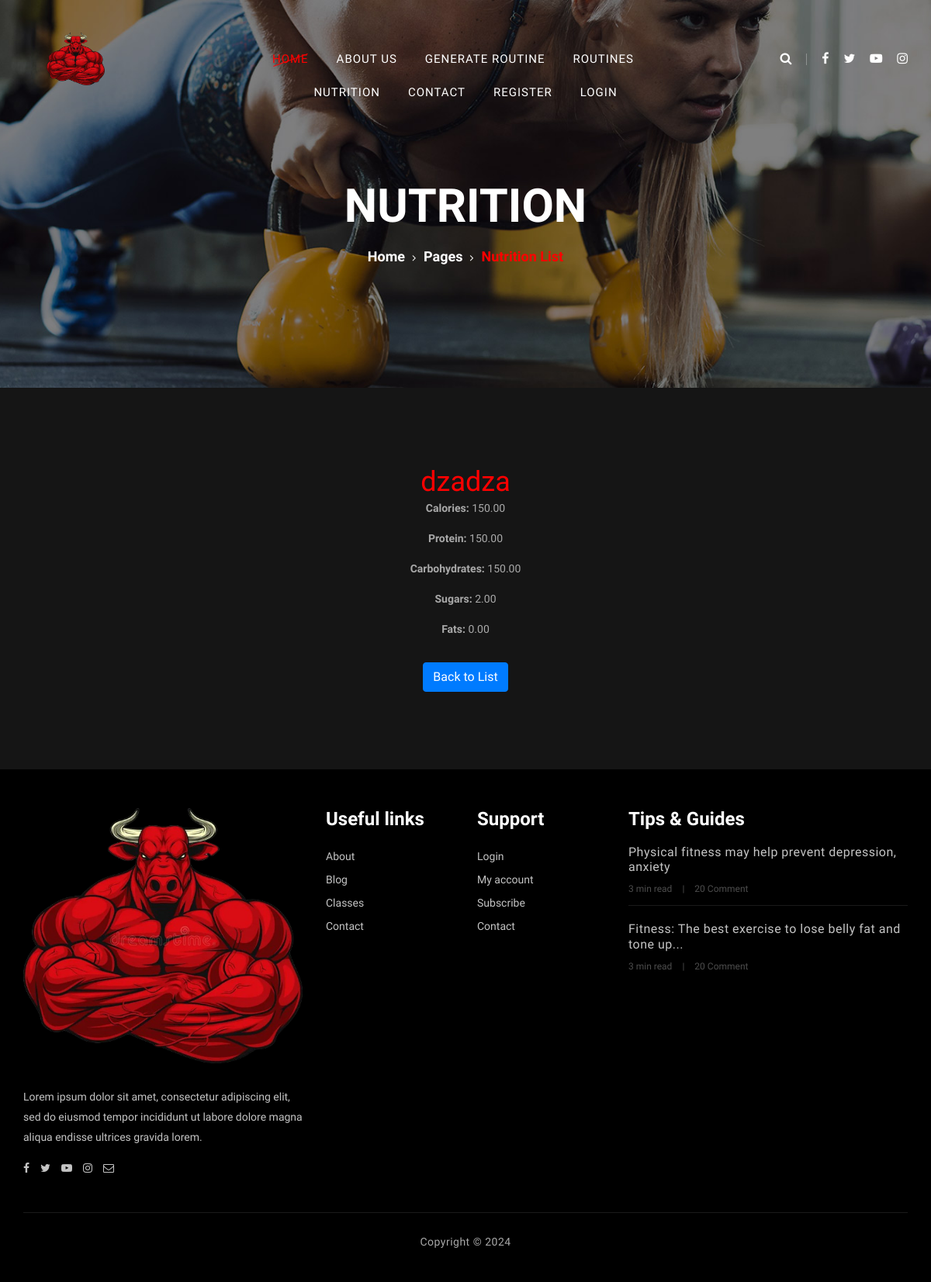
The page /nutrition/nutrition/1/ on the database its author committed.
### nutrition/models.py (models this page shows, shortened)
class Nutrition(models.Model):
    name = models.CharField(max_length=100)  # Example field
    calories = models.DecimalField(max_digits=10, decimal_places=2)
    protein = models.DecimalField(max_digits=5, decimal_places=2)
    carbohydrates = models.DecimalField(max_digits=5, decimal_places=2)
    sugars = models.DecimalField(max_digits=5, decimal_places=2)
    fats = models.DecimalField(max_digits=5, decimal_places=2)
    created_at = models.DateTimeField(auto_now_add=False)
    updated_at = models.DateTimeField(auto_now=True)
    user = models.CharField(max_length=100,null=True)

### nutrition/views.py (the view)
# urls.py: path('nutrition/<int:pk>/', views.nutrition_detail, name='nutrition_detail'),
def nutrition_detail(request, pk):
    item = get_object_or_404(Nutrition, pk=pk)
    return render(request, 'nutrition/nutrition_detail.html', {'item': item})

### templates/nutrition/nutrition_detail.html (shortened to what this page needs)
{% extends 'layout.html' %}
{% load static %}
{% block content %}
<section class="breadcrumb-section set-bg" data-setbg="{% static 'img/banner-bg.jpg' %}">
    <div class="container">
        <div class="row">
            <div class="col-lg-12 text-center">
                <div class="breadcrumb-text">
                    <h2>Nutrition</h2>
                    <div class="bt-option">
                        <a href="./index.html">Home</a>
                        <a href="#">Pages</a>
                        <span>Nutrition List</span>
                    </div>
                </div>
            </div>
        </div>
    </div>
</section>
<section class="contact-section spad d-flex justify-content-center align-items-center">
    <div class="text-center" style="max-width: 500px;">
        <h2 style="color: red;">{{ item.name }}</h2>
        <p><strong>Calories:</strong> {{ item.calories }}</p>
        <p><strong>Protein:</strong> {{ item.protein }}</p>
        <p><strong>Carbohydrates:</strong> {{ item.carbohydrates }}</p>
        <p><strong>Sugars:</strong> {{ item.sugars }}</p>
        <p><strong>Fats:</strong> {{ item.fats }}</p>
        <a href="{% url 'nutrition_list' %}" class="btn btn-primary mt-3">Back to List</a>
    </div>
</section>
{% endblock %}

### static/css/barfiller.css (style rules this page uses)
body { font-family: Arial; }

### static/css/style.css (style rules this page uses)
html, body { height: 100%; font-family: "Muli", sans-serif; -webkit-font-smoothing: antialiased; font-smoothing: antialiased; }
h1, h2, h3, h4, h5, h6 { margin: 0; color: #111111; font-weight: 400; font-family: "Oswald", sans-serif; }
h2 { font-size: 36px; }
p { font-size: 14px; font-family: "Muli", sans-serif; color: #a9a9a9; font-weight: 400; line-height: 24px; margin: 0 0 15px 0; }
.set-bg { background-repeat: no-repeat; background-size: cover; background-position: top center; }
.spad { padding-top: 100px; padding-bottom: 100px; }
.breadcrumb-section { height: 500px; padding-top: 230px; }
.breadcrumb-text h2 { font-size: 60px; color: #ffffff; font-weight: 600; text-transform: uppercase; margin-bottom: 15px; }
.breadcrumb-text .bt-option a { font-size: 18px; color: #ffffff; font-weight: 700; display: inline-block; position: relative; margin-right: 20px; }
.breadcrumb-text .bt-option a:after { position: absolute; right: -14px; top: 6px; font-family: "FontAwesome"; content: ""; font-size: 13px; font-weight: 400; }
.breadcrumb-text .bt-option span { font-size: 18px; color: red; font-weight: 700; }
.contact-section { background: #151515; }
@media only screen and (min-width: 1200px) { .container { max-width: 1170px; } }

### rows shown on the page
Nutrition: name "dzadza", calories "150.00", protein "150.00", carbohydrates "150.00", sugars "2.00", fats "0.00"
